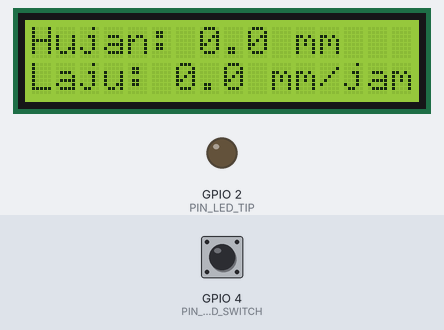
Bench run of a sketch on a simulated ESP32. On the bench: 16×2 character LCD, output pins drawn as LEDs (lit = HIGH). The test bench sets the inputs (shaded band); at power-on: GPIO 4 (PIN_REED_SWITCH) HIGH. What the sketch prints to the serial monitor is not drawn.

Above: at 2.8 s.
2.9 s: GPIO 4 (PIN_REED_SWITCH) pulled LOW for 0.15 s
At 3.0 s:
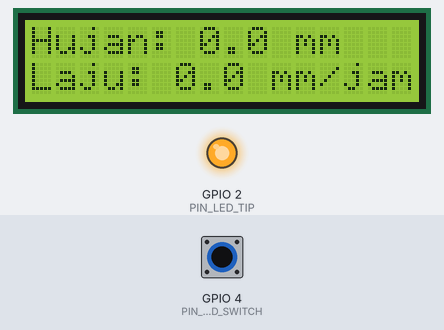
4.6 s: GPIO 4 (PIN_REED_SWITCH) pulled LOW for 1 s
At 5.8 s:
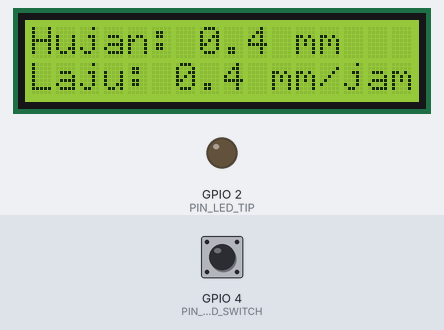
7.1 s: GPIO 4 (PIN_REED_SWITCH) pulled LOW for 0.15 s
At 8.7 s:
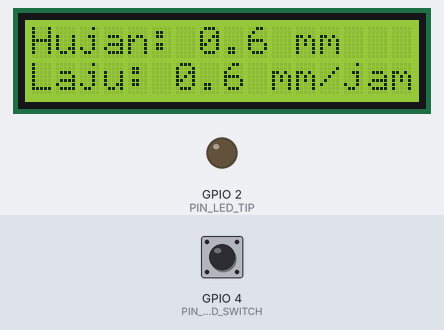
9.1 s: GPIO 4 (PIN_REED_SWITCH) pulled LOW for 1 s
At 10.2 s:
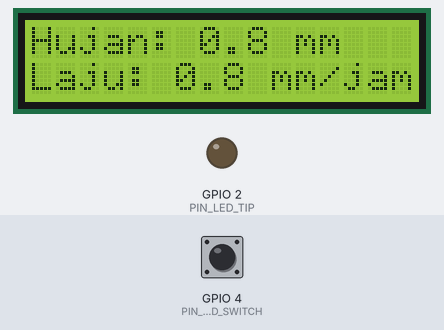
Timing chart, 0 to 12.1 s (numbered marks = the images above; inputs shaded):
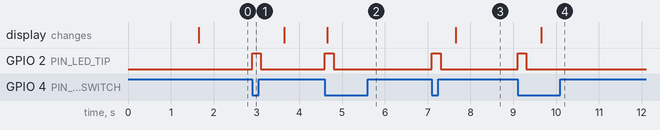

The sketch:

PengukurCurahHujanReedSwitch.ino
```cpp
/*
  Pengukur Curah Hujan dengan Tipping Bucket + Reed Switch — ESP32
  ================================================================
  Cara kerja:
  Air hujan ditampung corong lalu dialirkan ke ember jungkit
  (tipping bucket) di bawahnya. Setiap ember terisi penuh, ember
  jungkit dan menumpahkan airnya; sebuah magnet kecil yang menempel
  di ember melewati reed switch di rangka, sehingga reed switch
  menutup sesaat. ESP32 menghitung tiap penutupan itu lewat interupsi
  (dengan debounce), lalu menghitung curah hujan dan menampilkannya
  di LCD I2C 16x2, lengkap dengan LED yang berkedip tiap jungkitan.

  Konstanta kalibrasi (DESAIN, bukan angka datasheet):
    - Tiap jungkitan = 0,2 mm hujan (MM_PER_TIP).
    - Asumsi corong penampung 10 x 10 cm (luas 100 cm2), sehingga
      0,2 mm hujan = 2 mL air per jungkitan.
    - KALIBRASI WAJIB: tuang air terukur lewat corong (mis. 100 mL
      harus menghasilkan 50 jungkitan), lalu sesuaikan MM_PER_TIP
      bila hasilnya berbeda — ukuran ember tiap orang bisa berbeda.

  Laju hujan (mm/jam): dihitung dari jumlah jungkitan dalam 60 menit
  terakhir (jendela geser), dikali MM_PER_TIP.

  Wiring:
    - Reed switch satu kaki -> GPIO4, kaki lain -> GND.
      Dipakai INPUT_PULLUP internal, jadi reed switch AKTIF LOW
      (menutup = pin terbaca LOW). TIDAK perlu resistor eksternal.
    - LED indikator -> GPIO2 (resistor 220 ohm seri ke GND).
    - LCD I2C 16x2 alamat 0x27: SDA -> GPIO21, SCL -> GPIO22,
      VCC -> 3V3, GND -> GND.

  Video penjelasan (60 detik): link menyusul setelah upload
  Repo: https://github.com/oerban70-cloud/pengukur-curah-hujan
*/

#include <Wire.h>
#include <LiquidCrystal_I2C.h>

// ---------- Konfigurasi pin ----------
const uint8_t PIN_REED_SWITCH = 4;   // reed switch -> GPIO4 (interupsi, aktif LOW)
const uint8_t PIN_LED_TIP      = 2;   // LED berkedip tiap jungkitan
const uint8_t PIN_SDA_LCD      = 21;  // SDA bus I2C
const uint8_t PIN_SCL_LCD      = 22;  // SCL bus I2C

// ---------- Konfigurasi LCD ----------
const uint8_t ALAMAT_LCD       = 0x27;  // alamat I2C LCD 16x2
const uint8_t KOLOM_LCD        = 16;    // lebar layar (karakter)
const uint8_t BARIS_LCD        = 2;     // tinggi layar (baris)

// ---------- Konfigurasi kalibrasi dan laju hujan ----------
// Tiap jungkitan ember = 0,2 mm hujan (kalibrasi desain, lihat atas).
const float MM_PER_TIP          = 0.2;
// Debounce: abaikan penutupan reed switch berikutnya selama 150 ms
// (ember butuh waktu untuk jungkit penuh; pantulan kontak jauh lebih cepat).
const unsigned long DEBOUNCE_TIP_MS = 150;
// Jendela laju hujan: 60 menit terakhir.
const unsigned long JENDELA_LAJU_MS = 60UL * 60UL * 1000UL;
// Simpan waktu (millis) jungkitan terakhir, cukup untuk 120 jungkitan
// dalam satu jam (24 mm/jam — hujan sangat lebat).
const uint8_t MAKS_TIP_JENDELA  = 120;
const unsigned long PERIODE_TAMPIL_MS = 1000;  // tampilkan hasil tiap 1 detik
const unsigned long DURASI_LED_MS     = 200;   // LED menyala 200 ms tiap jungkitan
const unsigned long BAUD_SERIAL       = 115200;

// ---------- State (volatile = diubah di dalam interupsi) ----------
volatile uint32_t jumlahTip      = 0;    // total jungkitan sejak dinyalakan
volatile unsigned long waktuTipTerakhirMs = 0;  // millis jungkitan terakhir
volatile bool adaTipBaru         = false;  // penanda untuk loop()

// Riwayat waktu jungkitan (jendela geser 60 menit) — diisi dari loop().
unsigned long riwayatTipMs[MAKS_TIP_JENDELA];
uint8_t jumlahRiwayat = 0;
uint8_t indeksRiwayat = 0;

float curahHujanMm     = 0.0;  // total hujan (mm)
float lajuHujanMmPerJam = 0.0; // laju hujan (mm/jam)
unsigned long waktuTampilTerakhirMs = 0;
unsigned long waktuLedMatiMs = 0;

LiquidCrystal_I2C lcd(ALAMAT_LCD, KOLOM_LCD, BARIS_LCD);

// Interupsi reed switch: berjalan tiap kali reed switch menutup (FALLING).
// Hanya menghitung bila sudah lewat masa debounce sejak jungkitan terakhir.
void IRAM_ATTR saatReedMenutup() {
  unsigned long sekarang = millis();
  if (sekarang - waktuTipTerakhirMs >= DEBOUNCE_TIP_MS) {
    waktuTipTerakhirMs = sekarang;
    jumlahTip++;
    adaTipBaru = true;
  }
}

// Masukkan waktu jungkitan ke riwayat jendela geser (ring buffer).
void catatTipKeRiwayat(unsigned long waktuMs) {
  riwayatTipMs[indeksRiwayat] = waktuMs;
  indeksRiwayat = (indeksRiwayat + 1) % MAKS_TIP_JENDELA;
  if (jumlahRiwayat < MAKS_TIP_JENDELA) {
    jumlahRiwayat++;
  }
}

// Hitung laju hujan: jungkitan dalam 60 menit terakhir x mm per jungkitan.
float hitungLajuHujan(unsigned long sekarang) {
  uint8_t tipDalamJendela = 0;
  for (uint8_t i = 0; i < jumlahRiwayat; i++) {
    if (sekarang - riwayatTipMs[i] < JENDELA_LAJU_MS) {
      tipDalamJendela++;
    }
  }
  return tipDalamJendela * MM_PER_TIP;
}

// Tampilkan total hujan dan laju hujan di LCD.
void tampilkanLcd() {
  lcd.clear();
  lcd.setCursor(0, 0);
  lcd.print("Hujan: ");
  lcd.print(curahHujanMm, 1);
  lcd.print(" mm");
  lcd.setCursor(0, 1);
  lcd.print("Laju: ");
  lcd.print(lajuHujanMmPerJam, 1);
  lcd.print(" mm/jam");
}

void setup() {
  Serial.begin(BAUD_SERIAL);
  pinMode(PIN_REED_SWITCH, INPUT_PULLUP);
  pinMode(PIN_LED_TIP, OUTPUT);
  digitalWrite(PIN_LED_TIP, LOW);

  // Interupsi di tepi turun: reed switch menutup = pin jadi LOW.
  attachInterrupt(digitalPinToInterrupt(PIN_REED_SWITCH),
                  saatReedMenutup, FALLING);

  Wire.begin(PIN_SDA_LCD, PIN_SCL_LCD);
  lcd.init();
  lcd.backlight();
  lcd.setCursor(0, 0);
  lcd.print("Pengukur Hujan");
  lcd.setCursor(0, 1);
  lcd.print("Siap mengukur...");
  delay(1500);
  tampilkanLcd();
  Serial.println("Pengukur curah hujan siap. 1 tip = 0,2 mm.");
}

void loop() {
  unsigned long sekarang = millis();

  // Tangani jungkitan yang dicatat interupsi.
  if (adaTipBaru) {
    noInterrupts();
    uint32_t totalTip = jumlahTip;
    unsigned long waktuTip = waktuTipTerakhirMs;
    adaTipBaru = false;
    interrupts();
    curahHujanMm = totalTip * MM_PER_TIP;
    catatTipKeRiwayat(waktuTip);
    digitalWrite(PIN_LED_TIP, HIGH);
    waktuLedMatiMs = sekarang + DURASI_LED_MS;
    Serial.print("Tip ke-");
    Serial.print(totalTip);
    Serial.print("  total: ");
    Serial.print(curahHujanMm, 1);
    Serial.println(" mm");
  }

  // Matikan LED setelah durasinya habis.
  if (waktuLedMatiMs != 0 && sekarang >= waktuLedMatiMs) {
    digitalWrite(PIN_LED_TIP, LOW);
    waktuLedMatiMs = 0;
  }

  // Perbarui tampilan tiap 1 detik.
  if (sekarang - waktuTampilTerakhirMs >= PERIODE_TAMPIL_MS) {
    waktuTampilTerakhirMs = sekarang;
    lajuHujanMmPerJam = hitungLajuHujan(sekarang);
    tampilkanLcd();
    Serial.print("Total: ");
    Serial.print(curahHujanMm, 1);
    Serial.print(" mm  laju: ");
    Serial.print(lajuHujanMmPerJam, 1);
    Serial.println(" mm/jam");
  }
}
```

Measured:
- after the input at 2.9 s, GPIO 2 (PIN_LED_TIP): LOW → HIGH at once, → LOW 0.20 s later
- after the input at 4.6 s, GPIO 2 (PIN_LED_TIP): LOW → HIGH at once, → LOW 0.20 s later; the display: changes after 0.05 s (image 2)
- after the input at 7.1 s, GPIO 2 (PIN_LED_TIP): LOW → HIGH at once, → LOW 0.20 s later; the display: changes after 0.55 s (image 3)
- after the input at 9.1 s, GPIO 2 (PIN_LED_TIP): LOW → HIGH at once, → LOW 0.20 s later; the display: changes after 0.55 s (image 4)
